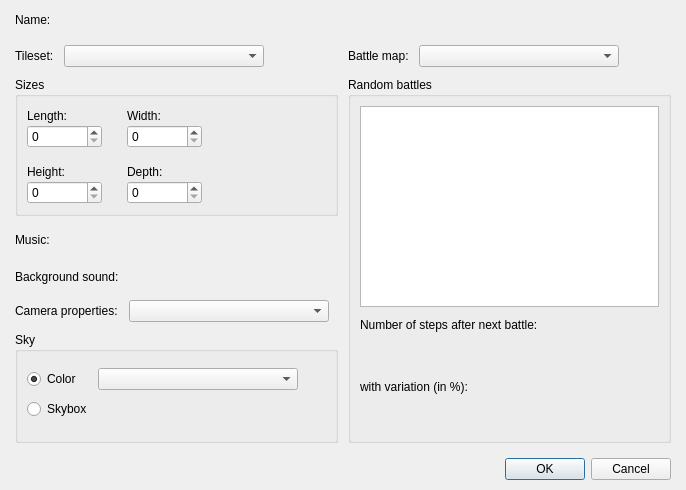
<?xml version="1.0" encoding="UTF-8"?>
<ui version="4.0">
 <class>DialogMapProperties</class>
 <widget class="QDialog" name="DialogMapProperties">
  <property name="geometry">
   <rect>
    <x>0</x>
    <y>0</y>
    <width>686</width>
    <height>490</height>
   </rect>
  </property>
  <property name="windowTitle">
   <string>Map properties...</string>
  </property>
  <layout class="QGridLayout" name="gridLayout_8">
   <property name="leftMargin">
    <number>15</number>
   </property>
   <property name="topMargin">
    <number>10</number>
   </property>
   <property name="rightMargin">
    <number>15</number>
   </property>
   <property name="bottomMargin">
    <number>10</number>
   </property>
   <item row="0" column="0">
    <layout class="QVBoxLayout" name="verticalLayout_8">
     <property name="spacing">
      <number>15</number>
     </property>
     <item>
      <layout class="QHBoxLayout" name="horizontalLayout_2" stretch="0,0,1">
       <item>
        <widget class="QLabel" name="label">
         <property name="text">
          <string>Name:</string>
         </property>
        </widget>
       </item>
       <item>
        <widget class="WidgetTextLang" name="widgetLangName" native="true">
         <property name="minimumSize">
          <size>
           <width>200</width>
           <height>0</height>
          </size>
         </property>
         <property name="maximumSize">
          <size>
           <width>200</width>
           <height>16777215</height>
          </size>
         </property>
        </widget>
       </item>
       <item>
        <spacer name="horizontalSpacer_5">
         <property name="orientation">
          <enum>Qt::Horizontal</enum>
         </property>
         <property name="sizeHint" stdset="0">
          <size>
           <width>408</width>
           <height>20</height>
          </size>
         </property>
        </spacer>
       </item>
      </layout>
     </item>
     <item>
      <layout class="QHBoxLayout" name="horizontalLayout_4" stretch="1,1">
       <property name="spacing">
        <number>10</number>
       </property>
       <item>
        <layout class="QVBoxLayout" name="verticalLayout_7">
         <item>
          <layout class="QHBoxLayout" name="horizontalLayout_3">
           <item>
            <widget class="QLabel" name="label_2">
             <property name="text">
              <string>Tileset:</string>
             </property>
            </widget>
           </item>
           <item>
            <widget class="QComboBox" name="comboBoxTileset">
             <property name="minimumSize">
              <size>
               <width>200</width>
               <height>0</height>
              </size>
             </property>
             <property name="maximumSize">
              <size>
               <width>200</width>
               <height>16777215</height>
              </size>
             </property>
            </widget>
           </item>
           <item>
            <spacer name="horizontalSpacer_2">
             <property name="orientation">
              <enum>Qt::Horizontal</enum>
             </property>
             <property name="sizeHint" stdset="0">
              <size>
               <width>68</width>
               <height>18</height>
              </size>
             </property>
            </spacer>
           </item>
          </layout>
         </item>
         <item>
          <widget class="QGroupBox" name="groupBox_3">
           <property name="title">
            <string>Sizes</string>
           </property>
           <layout class="QGridLayout" name="gridLayout_4">
            <item row="0" column="0">
             <layout class="QGridLayout" name="gridLayout_3">
              <property name="horizontalSpacing">
               <number>25</number>
              </property>
              <property name="verticalSpacing">
               <number>15</number>
              </property>
              <item row="0" column="0">
               <layout class="QVBoxLayout" name="verticalLayout_2">
                <item>
                 <widget class="QLabel" name="label_3">
                  <property name="text">
                   <string>Length:</string>
                  </property>
                 </widget>
                </item>
                <item>
                 <widget class="QSpinBox" name="spinBoxLength">
                  <property name="sizePolicy">
                   <sizepolicy hsizetype="Minimum" vsizetype="Fixed">
                    <horstretch>0</horstretch>
                    <verstretch>0</verstretch>
                   </sizepolicy>
                  </property>
                  <property name="minimumSize">
                   <size>
                    <width>75</width>
                    <height>0</height>
                   </size>
                  </property>
                  <property name="maximumSize">
                   <size>
                    <width>75</width>
                    <height>16777215</height>
                   </size>
                  </property>
                  <property name="maximum">
                   <number>5000</number>
                  </property>
                 </widget>
                </item>
               </layout>
              </item>
              <item row="0" column="1">
               <layout class="QVBoxLayout" name="verticalLayout_3">
                <item>
                 <widget class="QLabel" name="label_4">
                  <property name="text">
                   <string>Width:</string>
                  </property>
                 </widget>
                </item>
                <item>
                 <widget class="QSpinBox" name="spinBoxWidth">
                  <property name="minimumSize">
                   <size>
                    <width>75</width>
                    <height>0</height>
                   </size>
                  </property>
                  <property name="maximumSize">
                   <size>
                    <width>75</width>
                    <height>16777215</height>
                   </size>
                  </property>
                  <property name="maximum">
                   <number>5000</number>
                  </property>
                 </widget>
                </item>
               </layout>
              </item>
              <item row="0" column="2" rowspan="2">
               <spacer name="horizontalSpacer">
                <property name="orientation">
                 <enum>Qt::Horizontal</enum>
                </property>
                <property name="sizeHint" stdset="0">
                 <size>
                  <width>78</width>
                  <height>98</height>
                 </size>
                </property>
               </spacer>
              </item>
              <item row="1" column="0">
               <layout class="QVBoxLayout" name="verticalLayout_4">
                <item>
                 <widget class="QLabel" name="label_5">
                  <property name="text">
                   <string>Height:</string>
                  </property>
                 </widget>
                </item>
                <item>
                 <widget class="QSpinBox" name="spinBoxHeight">
                  <property name="minimumSize">
                   <size>
                    <width>75</width>
                    <height>0</height>
                   </size>
                  </property>
                  <property name="maximumSize">
                   <size>
                    <width>75</width>
                    <height>16777215</height>
                   </size>
                  </property>
                  <property name="maximum">
                   <number>5000</number>
                  </property>
                 </widget>
                </item>
               </layout>
              </item>
              <item row="1" column="1">
               <layout class="QVBoxLayout" name="verticalLayout_5">
                <item>
                 <widget class="QLabel" name="label_6">
                  <property name="text">
                   <string>Depth:</string>
                  </property>
                 </widget>
                </item>
                <item>
                 <widget class="QSpinBox" name="spinBoxDepth">
                  <property name="minimumSize">
                   <size>
                    <width>75</width>
                    <height>0</height>
                   </size>
                  </property>
                  <property name="maximumSize">
                   <size>
                    <width>75</width>
                    <height>16777215</height>
                   </size>
                  </property>
                  <property name="maximum">
                   <number>5000</number>
                  </property>
                 </widget>
                </item>
               </layout>
              </item>
             </layout>
            </item>
           </layout>
          </widget>
         </item>
         <item>
          <layout class="QGridLayout" name="gridLayout_5">
           <item row="0" column="0">
            <widget class="QLabel" name="label_7">
             <property name="text">
              <string>Music:</string>
             </property>
            </widget>
           </item>
           <item row="0" column="1">
            <widget class="QWidget" name="widgetChooseMusic" native="true">
             <property name="minimumSize">
              <size>
               <width>200</width>
               <height>27</height>
              </size>
             </property>
             <property name="maximumSize">
              <size>
               <width>200</width>
               <height>27</height>
              </size>
             </property>
            </widget>
           </item>
           <item row="0" column="2" rowspan="3">
            <spacer name="horizontalSpacer_6">
             <property name="orientation">
              <enum>Qt::Horizontal</enum>
             </property>
             <property name="sizeHint" stdset="0">
              <size>
               <width>28</width>
               <height>88</height>
              </size>
             </property>
            </spacer>
           </item>
           <item row="1" column="0">
            <widget class="QLabel" name="label_8">
             <property name="text">
              <string>Background sound:</string>
             </property>
            </widget>
           </item>
           <item row="1" column="1">
            <widget class="QWidget" name="widgetChooseBackgroundSound" native="true">
             <property name="minimumSize">
              <size>
               <width>200</width>
               <height>27</height>
              </size>
             </property>
             <property name="maximumSize">
              <size>
               <width>200</width>
               <height>27</height>
              </size>
             </property>
            </widget>
           </item>
           <item row="2" column="0">
            <widget class="QLabel" name="label_10">
             <property name="text">
              <string>Camera properties:</string>
             </property>
            </widget>
           </item>
           <item row="2" column="1">
            <widget class="QComboBox" name="comboBoxCameraProperties">
             <property name="minimumSize">
              <size>
               <width>200</width>
               <height>0</height>
              </size>
             </property>
             <property name="maximumSize">
              <size>
               <width>200</width>
               <height>16777215</height>
              </size>
             </property>
            </widget>
           </item>
          </layout>
         </item>
         <item>
          <widget class="QGroupBox" name="groupBox">
           <property name="title">
            <string>Sky</string>
           </property>
           <layout class="QGridLayout" name="gridLayout_7">
            <property name="leftMargin">
             <number>9</number>
            </property>
            <property name="topMargin">
             <number>0</number>
            </property>
            <property name="bottomMargin">
             <number>0</number>
            </property>
            <item row="0" column="0">
             <layout class="QGridLayout" name="gridLayout_6">
              <item row="0" column="0">
               <widget class="QRadioButton" name="radioButtonColor">
                <property name="text">
                 <string>Color</string>
                </property>
                <property name="checked">
                 <bool>true</bool>
                </property>
               </widget>
              </item>
              <item row="0" column="1">
               <widget class="QComboBox" name="comboBoxColor">
                <property name="minimumSize">
                 <size>
                  <width>200</width>
                  <height>0</height>
                 </size>
                </property>
                <property name="maximumSize">
                 <size>
                  <width>200</width>
                  <height>16777215</height>
                 </size>
                </property>
               </widget>
              </item>
              <item row="0" column="2" rowspan="2">
               <spacer name="horizontalSpacer_7">
                <property name="orientation">
                 <enum>Qt::Horizontal</enum>
                </property>
                <property name="sizeHint" stdset="0">
                 <size>
                  <width>38</width>
                  <height>48</height>
                 </size>
                </property>
               </spacer>
              </item>
              <item row="1" column="0">
               <widget class="QRadioButton" name="radioButtonSkybox">
                <property name="text">
                 <string>Skybox</string>
                </property>
               </widget>
              </item>
              <item row="1" column="1">
               <widget class="QWidget" name="widgetChooseSkybox" native="true">
                <property name="enabled">
                 <bool>false</bool>
                </property>
                <property name="minimumSize">
                 <size>
                  <width>200</width>
                  <height>27</height>
                 </size>
                </property>
                <property name="maximumSize">
                 <size>
                  <width>200</width>
                  <height>27</height>
                 </size>
                </property>
               </widget>
              </item>
             </layout>
            </item>
           </layout>
          </widget>
         </item>
        </layout>
       </item>
       <item>
        <layout class="QVBoxLayout" name="verticalLayout_6">
         <item>
          <layout class="QHBoxLayout" name="horizontalLayout" stretch="0,0,1">
           <item>
            <widget class="QLabel" name="label_9">
             <property name="text">
              <string>Battle map:</string>
             </property>
            </widget>
           </item>
           <item>
            <widget class="QComboBox" name="comboBoxBattleMap">
             <property name="minimumSize">
              <size>
               <width>200</width>
               <height>0</height>
              </size>
             </property>
             <property name="maximumSize">
              <size>
               <width>200</width>
               <height>16777215</height>
              </size>
             </property>
            </widget>
           </item>
           <item>
            <spacer name="horizontalSpacer_3">
             <property name="orientation">
              <enum>Qt::Horizontal</enum>
             </property>
             <property name="sizeHint" stdset="0">
              <size>
               <width>40</width>
               <height>20</height>
              </size>
             </property>
            </spacer>
           </item>
          </layout>
         </item>
         <item>
          <widget class="QGroupBox" name="groupBox_2">
           <property name="title">
            <string>Random battles</string>
           </property>
           <layout class="QGridLayout" name="gridLayout_2">
            <item row="0" column="0">
             <layout class="QVBoxLayout" name="verticalLayout" stretch="1,0">
              <item>
               <widget class="QTreeView" name="treeViewRandomBattles"/>
              </item>
              <item>
               <layout class="QGridLayout" name="gridLayout">
                <item row="0" column="0">
                 <widget class="QLabel" name="label_11">
                  <property name="text">
                   <string>Number of steps after next battle:</string>
                  </property>
                 </widget>
                </item>
                <item row="0" column="1" rowspan="4">
                 <spacer name="horizontalSpacer_4">
                  <property name="orientation">
                   <enum>Qt::Horizontal</enum>
                  </property>
                  <property name="sizeHint" stdset="0">
                   <size>
                    <width>18</width>
                    <height>118</height>
                   </size>
                  </property>
                 </spacer>
                </item>
                <item row="1" column="0">
                 <widget class="PanelPrimitiveValue" name="widgetConstantVariableSteps" native="true">
                  <property name="minimumSize">
                   <size>
                    <width>250</width>
                    <height>27</height>
                   </size>
                  </property>
                  <property name="maximumSize">
                   <size>
                    <width>250</width>
                    <height>27</height>
                   </size>
                  </property>
                 </widget>
                </item>
                <item row="2" column="0">
                 <widget class="QLabel" name="label_12">
                  <property name="text">
                   <string>with variation (in %):</string>
                  </property>
                 </widget>
                </item>
                <item row="3" column="0">
                 <widget class="PanelPrimitiveValue" name="widgetConstantVariableStepsVariation" native="true">
                  <property name="minimumSize">
                   <size>
                    <width>250</width>
                    <height>27</height>
                   </size>
                  </property>
                  <property name="maximumSize">
                   <size>
                    <width>250</width>
                    <height>27</height>
                   </size>
                  </property>
                 </widget>
                </item>
               </layout>
              </item>
             </layout>
            </item>
           </layout>
          </widget>
         </item>
        </layout>
       </item>
      </layout>
     </item>
     <item>
      <widget class="QDialogButtonBox" name="buttonBox">
       <property name="orientation">
        <enum>Qt::Horizontal</enum>
       </property>
       <property name="standardButtons">
        <set>QDialogButtonBox::Cancel|QDialogButtonBox::Ok</set>
       </property>
      </widget>
     </item>
    </layout>
   </item>
  </layout>
 </widget>
 <customwidgets>
  <customwidget>
   <class>WidgetTextLang</class>
   <extends>QWidget</extends>
   <header>widgettextlang.h</header>
   <container>1</container>
  </customwidget>
  <customwidget>
   <class>PanelPrimitiveValue</class>
   <extends>QWidget</extends>
   <header>panelprimitivevalue.h</header>
   <container>1</container>
  </customwidget>
 </customwidgets>
 <resources/>
 <connections>
  <connection>
   <sender>buttonBox</sender>
   <signal>accepted()</signal>
   <receiver>DialogMapProperties</receiver>
   <slot>accept()</slot>
   <hints>
    <hint type="sourcelabel">
     <x>248</x>
     <y>254</y>
    </hint>
    <hint type="destinationlabel">
     <x>157</x>
     <y>274</y>
    </hint>
   </hints>
  </connection>
  <connection>
   <sender>buttonBox</sender>
   <signal>rejected()</signal>
   <receiver>DialogMapProperties</receiver>
   <slot>reject()</slot>
   <hints>
    <hint type="sourcelabel">
     <x>316</x>
     <y>260</y>
    </hint>
    <hint type="destinationlabel">
     <x>286</x>
     <y>274</y>
    </hint>
   </hints>
  </connection>
 </connections>
</ui>
